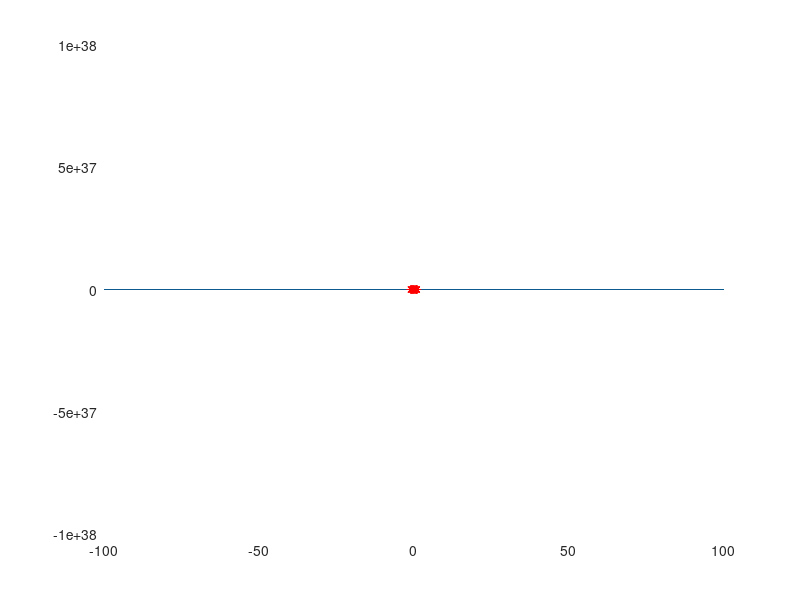

MATLAB code for this plot:
%Plottare una curva che descrivi il seguente polinomio:
% p(x) = x^19 + x^3 -1;
% calcolare gli zeri e rappresentarli sul plot precedente 
% come stelline (*) rosse.

%p = [ 1 0 0 0 0 0 0 0 0 0 0 0 0 0 0 0 1 0 0 -1 ];
%approccio da 30 e lode
p = zeros(20,1);
p(1)  =  1;
p(17) =  1;
p(20) = -1;

x = -100:1e-1:100;
y = polyval(p, x );

plot( x, y );
z = roots(p);
hold on;

for i=1:length(z)
    plot( z(i), 0 , '*r');
end



